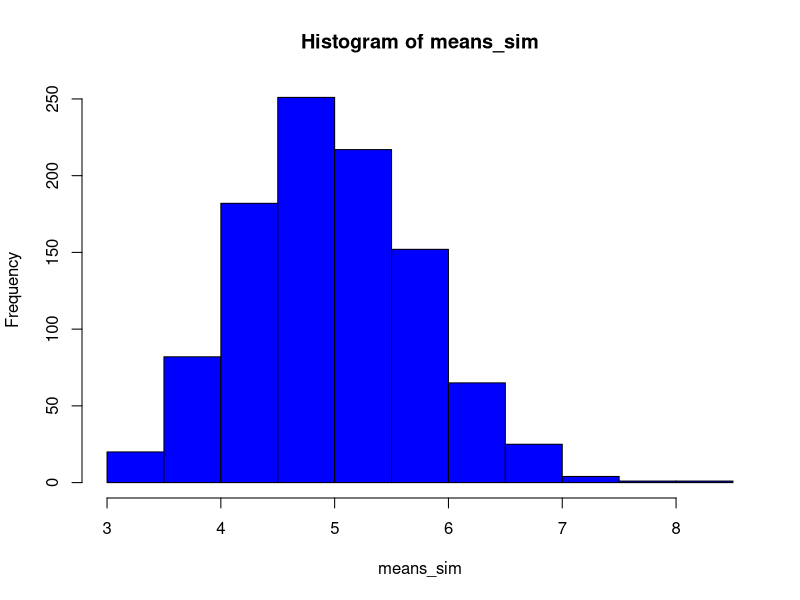
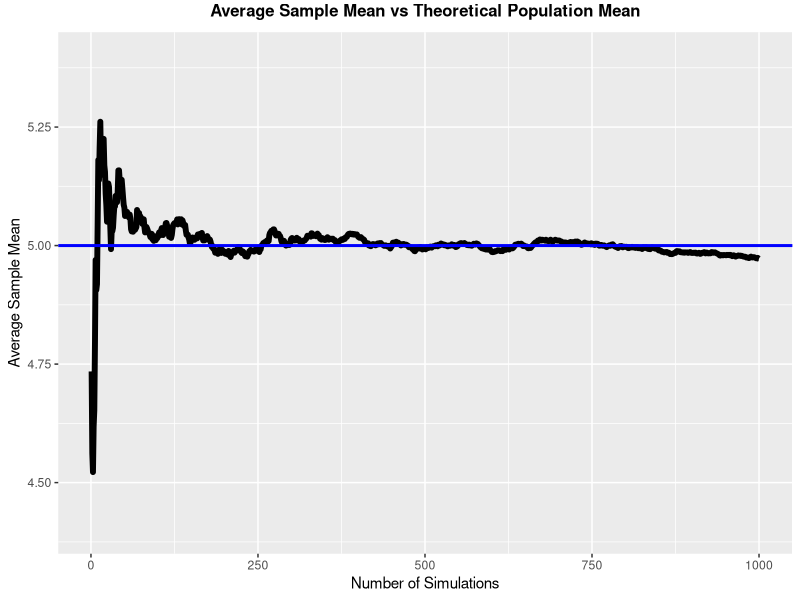
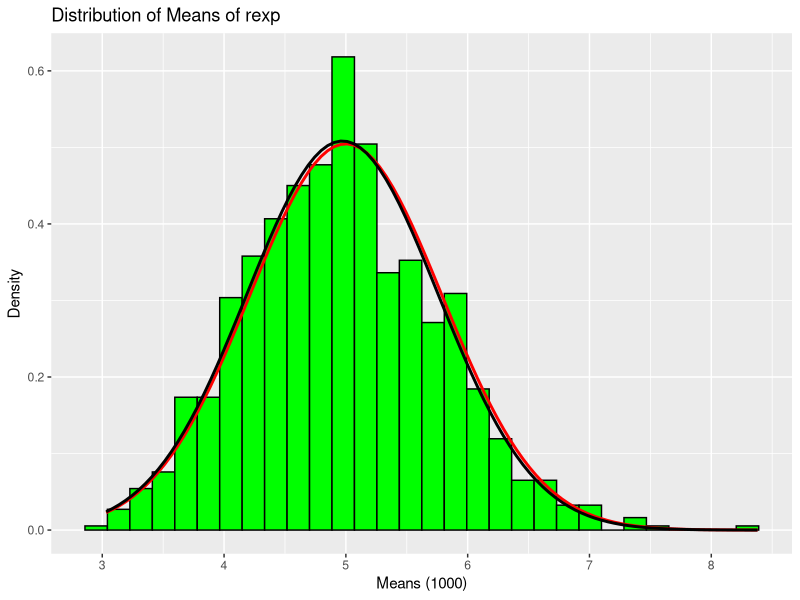
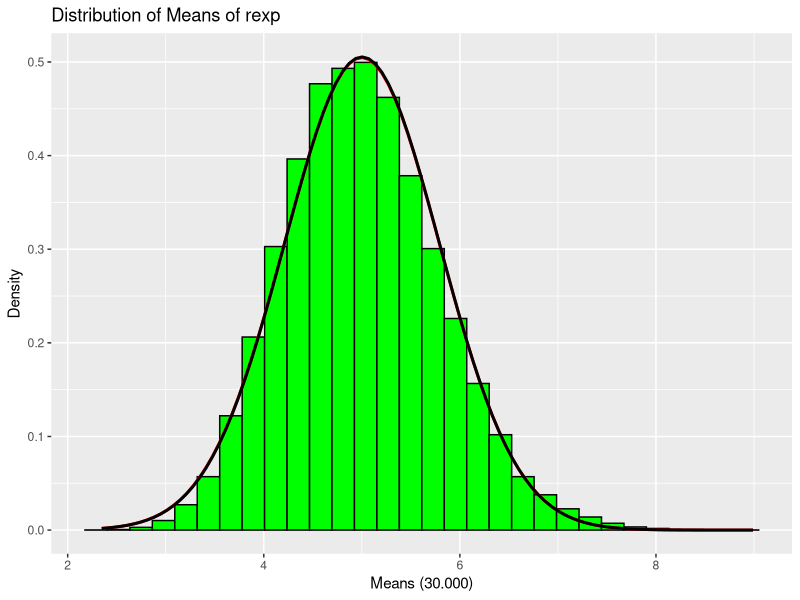
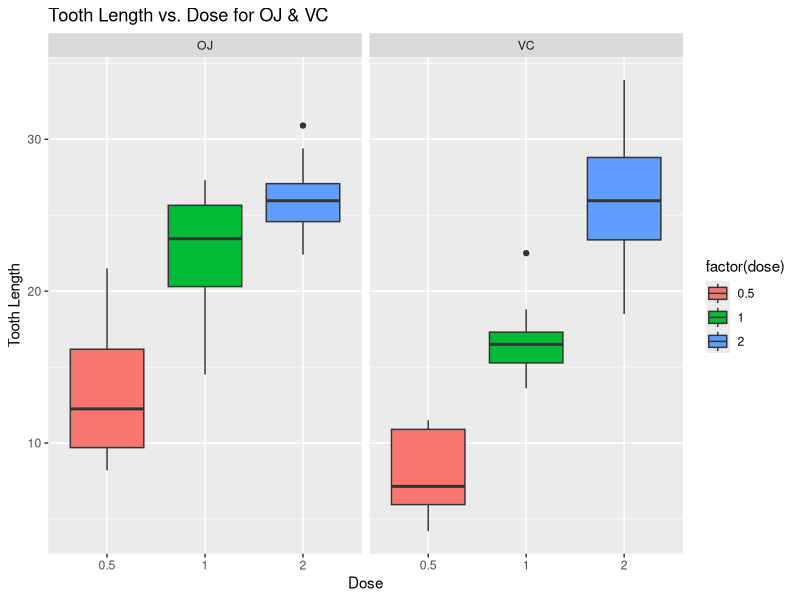

These charts were generated, in order, by the following R code: (Note: this script raises an error after producing the figures.)
## ---- chunk 1
knitr::opts_chunk$set(echo = TRUE)
## ---- chunk 2
#Definition of variables
n_sim    <- 1000
n        <- 40
lambda   <- 0.2
set.seed(12345)

#Derived distribution parameters
mu       <- 1/lambda
sd       <- 1/lambda

#Create a matrix with n_sim rows and n columns corresponding to random simulation n times
matrix_sim  <- matrix(rexp(n_sim * n, rate=lambda), n_sim, n)

#Create a vector with rowmeans
means_sim   <- rowMeans(matrix_sim)

#Plot the means in a histogram
library(ggplot2)
hist(means_sim, col="blue")
## ---- chunk 3
#Define variables
means_sum   <- vector("numeric")
means_avg   <- vector("numeric")

#For any iteration i compute the average mean of the i sample means
means_sum[1] <- means_sim[1]
for (i in 2:n_sim) { means_sum[i] <- means_sum[i-1] + means_sim[i] }
for (i in 1:n_sim) { means_avg[i] <- means_sum[i]/i }

#Plot the computed average_iteration_mean against the theoretical mean
library(ggplot2)

g <- ggplot(data.frame(x = 1:n_sim, y = means_avg), aes(x = x, y = y))
g <- g + geom_hline(yintercept = 0) + geom_line(size = 2)
g <- g + geom_abline(intercept = 1 / lambda, slope = 0, color = "blue", size = 1)
g <- g + scale_y_continuous(breaks=c(4.50, 4.75, 5.00, 5.25), limits=c(4.4, 5.4))
g <- g + theme(plot.title = element_text(size=12, face="bold", vjust=2, hjust=0.5))
g <- g + labs(title="Average Sample Mean vs Theoretical Population Mean")
g <- g + labs(x = "Number of Simulations", y = "Average Sample Mean")
print(g)  
## ---- chunk 4
#Definition of variables
n_sim0   <- 1000
n_sim3   <- 30000

n        <- 40
lambda   <- 0.2

set.seed(12345)

#Derived distribution parameters
mu       <- 1/lambda
sd       <- 1/lambda

#Create a matrix with n_sim rows and nx columns corresponding to random simulation nx times
matrix_sim0 <- matrix(rexp(n_sim0 * n, rate=lambda), n_sim0, n)
matrix_sim3 <- matrix(rexp(n_sim3 * n, rate=lambda), n_sim3, n)

#Create a vector with rowmeans
means_sim0  <- rowMeans(matrix_sim0)
means_sim3  <- rowMeans(matrix_sim3)

library(ggplot2)
X = means_sim0

plotdata <- data.frame(X)
plot1 <- ggplot(plotdata,aes(x = X))
plot1 <- plot1 +geom_histogram(aes(y=..density..), colour="black",fill="green")
plot1 <- plot1+labs(title="Distribution of Means of rexp", x="Means (1000)", y="Density")
plot1 <- plot1 +stat_function(fun=dnorm,args=list( mean=1/lambda, sd=sqrt((1/lambda)^2/n)), color="red", size=1.0)
plot1 <- plot1 +stat_function(fun=dnorm,args=list( mean=mean(X), sd=sqrt(var(X))),color="black", size=1.0)
print(plot1)

#Similar set of statements for X=means_sim3.
## ---- chunk 5
X = means_sim3
plotdata <- data.frame(X)
plot1 <- ggplot(plotdata,aes(x = X))
plot1 <- plot1 +geom_histogram(aes(y=..density..), colour="black",fill="green")
plot1 <- plot1+labs(title="Distribution of Means of rexp", x="Means (30.000)", y="Density")
plot1 <- plot1 +stat_function(fun=dnorm,args=list( mean=1/lambda, sd=sqrt((1/lambda)^2/n)),color="red", size=1.0)
plot1 <- plot1 +stat_function(fun=dnorm,args=list( mean=mean(X), sd=sqrt(var(X))),color="black", size=1.0)
print(plot1)
## ---- chunk 6
#Load data
library(datasets)
data(ToothGrowth)
## ---- chunk 7
str(ToothGrowth)                          #Structure of the data
summary(ToothGrowth)                      #Basic summary of the dataset
## ---- chunk 8
table(ToothGrowth$supp,ToothGrowth$dose)  #Len is the dependent variable, so let's check the structure of the experiment
## ---- chunk 9
#Boxplot graph of the tooth length vs the dose
ggplot(ToothGrowth, aes(x = factor(dose), y = len, fill = factor(dose)))+
      geom_boxplot()+
      facet_grid(.~supp)+
      labs(title = "Tooth Length vs. Dose for OJ & VC",
      x = "Dose", y = "Tooth Length")
## ---- chunk 10
#Test dose 0.5
dose05 <- ToothGrowth[ToothGrowth$dose == 0.5, ]
t.test(len ~ supp, paired=FALSE, var.equal=FALSE, data=dose05)
## ---- chunk 11
#Test dose 1.0
dose10 <- ToothGrowth[ToothGrowth$dose == 1.0, ]
t.test(len ~ supp, paired=FALSE, var.equal=FALSE, data=dose10)
## ---- chunk 12
#Test dose 2.0
dose20 <- ToothGrowth[ToothGrowth$dose == 2.0, ]
t.test(len ~ supp, paired=FALSE, var.equal=FALSE, data=dose20)
## ---- chunk 13
#Create subsets of the data
OJ05 <- ToothGrowth[ToothGrowth$supp == 'OJ' & ToothGrowth$dose == 0.5, ]
OJ10 <- ToothGrowth[ToothGrowth$supp == 'OJ' & ToothGrowth$dose == 1.0, ]
OJ20 <- ToothGrowth[ToothGrowth$supp == 'OJ' & ToothGrowth$dose == 2.0, ]

t.test(OJ05$len, OJ10$len, paired=FALSE, var.equal=FALSE)
t.test(OJ10$len, OJ20$len, paired=FALSE, var.equal=FALSE)
## ---- chunk 14
#Create subsets of the data
VC05 <- ToothGrowth[ToothGrowth$supp == 'VC' & ToothGrowth$dose == 0.5, ]
VC10 <- ToothGrowth[ToothGrowth$supp == 'VC' & ToothGrowth$dose == 1.0, ]
VC20 <- ToothGrowth[ToothGrowth$supp == 'VC' & ToothGrowth$dose == 2.0, ]

t.test(VC05$len, VC10$len, paired=FALSE, var.equal=FALSE)
t.test(VC10$len, VC20$len, paired=FALSE, var.equal=FALSE)
